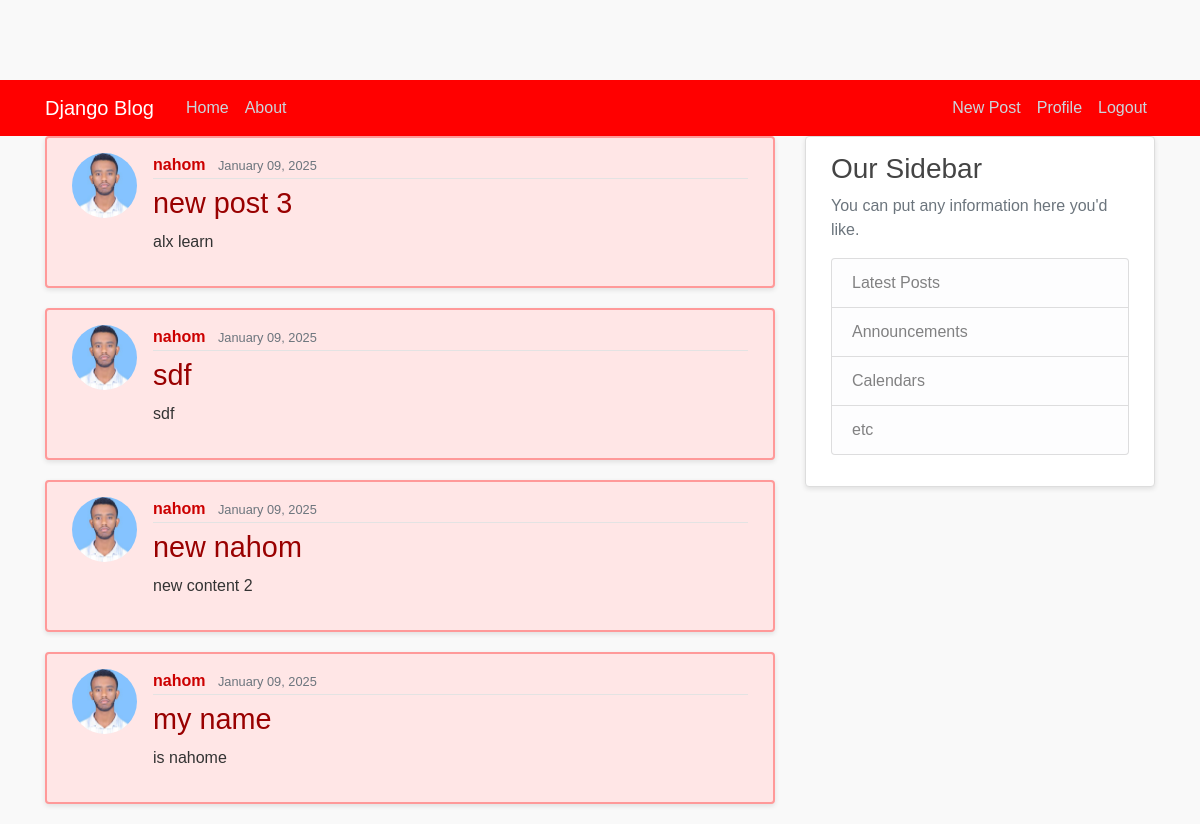
Screenshot of / (signed in) with the database file from the repository.
### blog/models.py (models this page shows, shortened)
class Post(models.Model):
    title = models.CharField(max_length=100)
    content = models.TextField()
    date_posted = models.DateTimeField(default=timezone.now)
    author = models.ForeignKey(User, on_delete=models.CASCADE)

### users/models.py (models this page shows, shortened)
class Profile(models.Model):
    user = models.OneToOneField(User, on_delete=models.CASCADE)
    image = models.ImageField(default='default.jpg', upload_to='profile_pics')

### blog/views.py (the view)
# urls.py: path('', PostListView.as_view(), name='blog-home'),
class PostListView(ListView):
    model = Post
    template_name = 'blog/home.html'  # <app>/<model>_<viewtype>.html
    context_object_name = 'posts'
    ordering = ['-date_posted']
    paginate_by = 5

### blog/templates/blog/home.html (shortened to what this page needs)
{% extends "blog/base.html" %}
{% block content %}
    {% for post in posts %}
        <article class="media content-section" style="background-color: #ffe6e6; border: 2px solid #ff9999;">
          <img class="rounded-circle article-img" src="{{ post.author.profile.image.url }}">
          <div class="media-body">
            <div class="article-metadata">
              <a class="mr-2" href="{% url 'user-posts' post.author.username %}" style="color: #cc0000; font-weight: bold;">{{ post.author }}</a>
              <small class="text-muted" style="color: #660000;">{{ post.date_posted|date:"F d, Y" }}</small>
            </div>
            <h2><a class="article-title" href="{% url 'post-detail' post.id %}" style="color: #990000; font-size: 1.8rem;">{{ post.title }}</a></h2>
            <p class="article-content" style="color: #333333;">{{ post.content }}</p>
          </div>
        </article>
    {% endfor %}
{% endblock content %}

### blog/static/blog/main.css (style rules this page uses)
body { background: #f9f9f9; color: #333333; margin-top: 5rem; font-family: 'Arial', sans-serif; }
h1, h2, h3, h4, h5, h6 { color: #444444; margin-bottom: 0.5rem; }
.content-section { background: #ffffff; padding: 15px 25px; border: 1px solid #dddddd; border-radius: 4px; margin-bottom: 20px; box-shadow: 0 2px 5px rgba(0, 0, 0, 0.1); }
.article-title { color: #444444; font-size: 1.5rem; }
.article-content { white-space: pre-line; line-height: 1.6; }
.article-img { height: 65px; width: 65px; margin-right: 16px; border-radius: 50%; object-fit: cover; }
.article-metadata { padding-bottom: 1px; margin-bottom: 4px; border-bottom: 1px solid #e3e3e3; }

### rows the page displays
Post: author.profile.image (picture), author "nahom", date_posted "January 09, 2025", title "new post 3", content "alx learn"
Post: author.profile.image (picture), author "nahom", date_posted "January 09, 2025", title "sdf", content "sdf"
Post: author.profile.image (picture), author "nahom", date_posted "January 09, 2025", title "new nahom", content "new content 2"
Post: author.profile.image (picture), author "nahom", date_posted "January 09, 2025", title "my name", content "is nahome"
